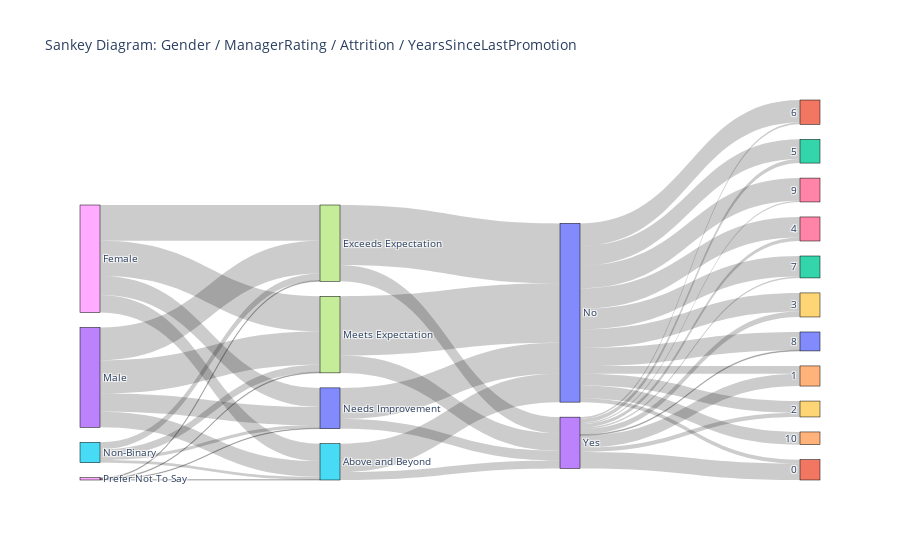

The code cell stored with this chart in its notebook:
### Code cell
graph("Gender")

### Figure 1 — Plotly figure (JSON) as saved in the notebook; plotly's stock layout.template omitted (floating-point values rounded to 4 significant figures)
{"data": [{"link": {"source": [8, 8, 8, 8, 13, 13, 13, 13, 15, 15, 15, 15, 18, 18, 18, 18, 5, 5, 17, 17, 7, 7, 20, 20, 0, 0, 0, 0, 0, 0, 0, 0, 0, 0, 0, 3, 3, 3, 3, 3, 3, 3, 3, 3, 3], "target": [5, 17, 7, 20, 5, 17, 7, 20, 5, 17, 7, 20, 5, 17, 7, 20, 0, 3, 0, 3, 0, 3, 0, 3, 11, 4, 9, 19, 16, 2, 1, 12, 10, 6, 14, 11, 4, 9, 19, 16, 2, 1, 12, 10, 6], "value": [423, 866, 852, 462, 381, 793, 804, 439, 69, 169, 181, 74, 7, 18, 18, 12, 686, 194, 1452, 394, 1437, 418, 752, 235, 94, 187, 286, 449, 497, 478, 546, 495, 440, 548, 307, 399, 300, 99, 133, 85, 96, 44, 36, 19, 30]}, "node": {"label": ["No", "6", "5", "Yes", "1", "Above and Beyond", "9", "Meets Expectation", "Female", "2", "8", "0", "7", "Male", "10", "Non-Binary", "4", "Exceeds Expectation", "Prefer Not To Say", "3", "Needs Improvement"], "line": {"color": "black", "width": 0.5}, "pad": 15, "thickness": 20}, "type": "sankey"}], "layout": {"font": {"size": 10}, "title": {"text": "Sankey Diagram: Gender / ManagerRating / Attrition / YearsSinceLastPromotion"}}}
